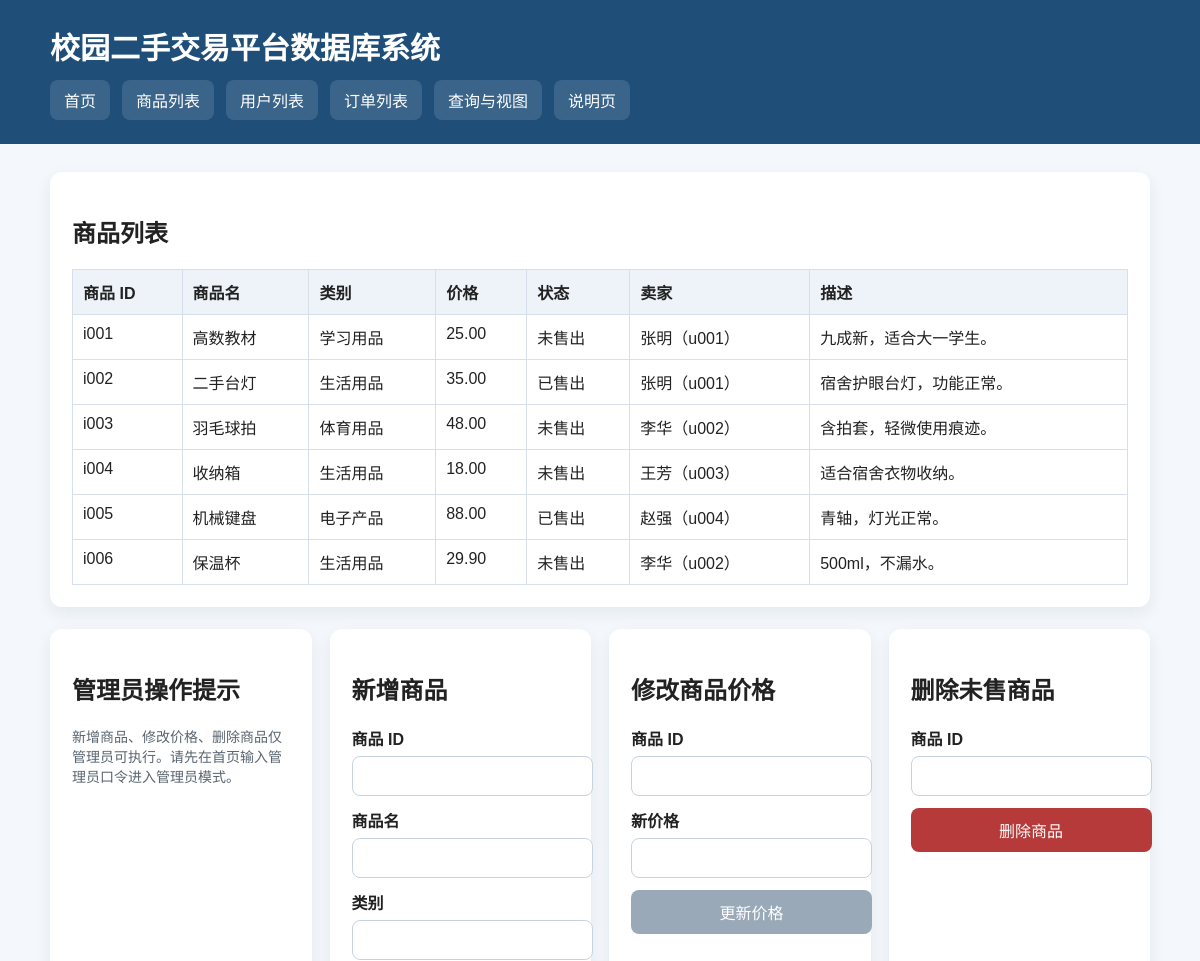
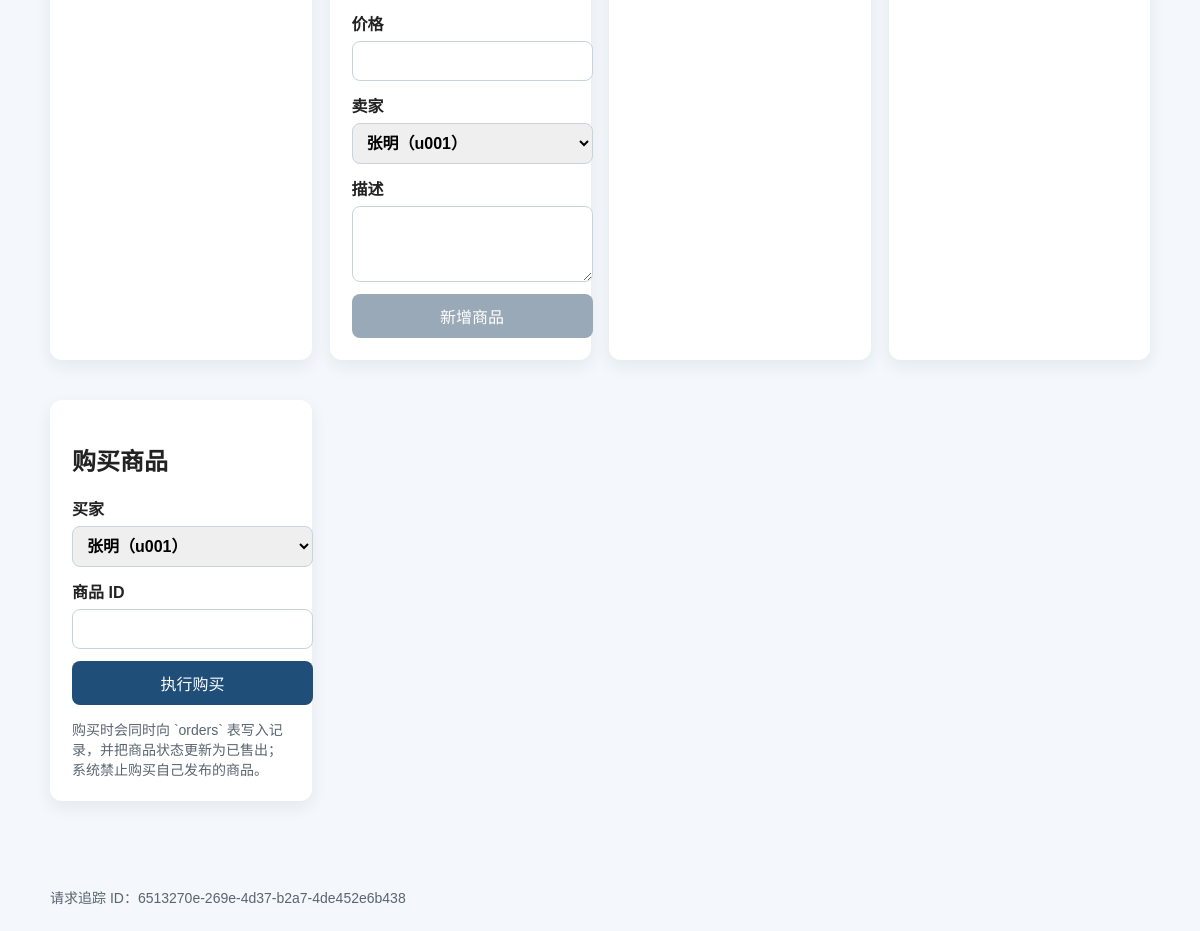
/items, run on the app's committed database (2 pictures, top to bottom).
### tables this page shows
CREATE TABLE item (
    item_id TEXT PRIMARY KEY,
    item_name TEXT NOT NULL,
    category TEXT NOT NULL,
    price REAL NOT NULL CHECK (price >= 0),
    status INTEGER NOT NULL DEFAULT 0 CHECK (status IN (0, 1)),
    seller_id TEXT NOT NULL,
    description TEXT NOT NULL DEFAULT '',
    created_at TEXT NOT NULL DEFAULT (DATE('now')),
    FOREIGN KEY (seller_id) REFERENCES user(user_id)
);

CREATE TABLE user (
    user_id TEXT PRIMARY KEY,
    user_name TEXT NOT NULL,
    phone TEXT NOT NULL,
    email TEXT NOT NULL UNIQUE
);

### app.py (the view, shortened to what this page needs)
@app.route("/items", methods=["GET", "POST"])
def items() -> str:
    item_list = query_db(
        """
        SELECT item.item_id, item.item_name, item.category, item.price, item.status,
               item.description, user.user_name AS seller_name, item.seller_id
        FROM item
        JOIN user ON item.seller_id = user.user_id
        ORDER BY item.item_id
        """
    )
    user_list = query_db("SELECT user_id, user_name FROM user ORDER BY user_id")
    return render_template("items.html", items=item_list, users=user_list)

### app.py (called while the page is built)
def log_event(level: int, message: str, **extra: Any) -> None:
    payload = {"request_id": getattr(g, "request_id", "-")}
    payload.update(extra)
    logger.log(level, f"{message} | {payload}", extra={"request_id": payload["request_id"]})

@app.after_request
def add_security_headers(response):  # type: ignore[no-untyped-def]
    response.headers.setdefault("X-Content-Type-Options", "nosniff")
    response.headers.setdefault("X-Frame-Options", "DENY")
    response.headers.setdefault("Referrer-Policy", "no-referrer")
    response.headers.setdefault("Cache-Control", "no-store")
    response.headers.setdefault("Content-Security-Policy", "default-src 'self'; style-src 'self' 'unsafe-inline'")
    log_event(logging.INFO, "request_completed", method=request.method, path=request.path, status=response.status_code)
    return response

def get_csrf_token() -> str:
    token = session.get("csrf_token")
    if not token:
        token = secrets.token_urlsafe(32)
        session["csrf_token"] = token
    return str(token)

@app.before_request
def csrf_protect():  # type: ignore[no-untyped-def]
    g.request_id = str(uuid.uuid4())
    if request.method in {"POST", "PUT", "PATCH", "DELETE"}:
        sent = request.form.get("csrf_token", "")
        expected = session.get("csrf_token", "")
        if not expected or not sent or not secrets.compare_digest(str(expected), str(sent)):
            abort(403)
        session["csrf_token"] = secrets.token_urlsafe(32)

@app.context_processor
def inject_globals():  # type: ignore[no-untyped-def]
    return {
        "csrf_token": get_csrf_token(),
        "app_env": APP_ENV,
        "is_admin": bool(session.get("is_admin", False)),
        "request_id": getattr(g, "request_id", "-"),
    }

def get_db() -> sqlite3.Connection:
    if "db" not in g:
        ensure_database()
        conn = sqlite3.connect(DATABASE)
        conn.row_factory = sqlite3.Row
        conn.execute("PRAGMA foreign_keys = ON")
        g.db = conn
    return g.db

def query_db(sql: str, params: tuple[Any, ...] = ()) -> list[sqlite3.Row]:
    return get_db().execute(sql, params).fetchall()

def ensure_database() -> None:
    if not DATABASE.exists():
        try:
            init_db()
        except sqlite3.OperationalError:
            pass

### templates/items.html (shortened to what this page needs)
{% extends "base.html" %}
{% block content %}
<section class="card">
    <h2>商品列表</h2>
    <table>
        <thead>
            <tr>
                <th>商品 ID</th>
                <th>商品名</th>
                <th>类别</th>
                <th>价格</th>
                <th>状态</th>
                <th>卖家</th>
                <th>描述</th>
            </tr>
        </thead>
        <tbody>
            {% for item in items %}
            <tr>
                <td>{{ item.item_id }}</td>
                <td>{{ item.item_name }}</td>
                <td>{{ item.category }}</td>
                <td>{{ "%.2f"|format(item.price) }}</td>
                <td>{{ "已售出" if item.status == 1 else "未售出" }}</td>
                <td>{{ item.seller_name }}（{{ item.seller_id }}）</td>
                <td>{{ item.description }}</td>
            </tr>
            {% endfor %}
        </tbody>
    </table>
</section>
<section class="form-grid">
    {% if not is_admin %}
    <article class="card">
        <h2>管理员操作提示</h2>
        <p class="tip">新增商品、修改价格、删除商品仅管理员可执行。请先在首页输入管理员口令进入管理员模式。</p>
    </article>
    {% endif %}
    <article class="card">
        <h2>新增商品</h2>
        <form method="post">
            <label>商品 ID<input type="text" name="item_id" pattern="[A-Za-z0-9_-]{2,20}" required></label>
            <label>商品名<input type="text" name="item_name" maxlength="100" required></label>
            <label>类别<input type="text" name="category" maxlength="30" required></label>
            <label>价格<input type="number" step="0.01" min="0" name="price" required></label>
            <label>卖家
                <select name="seller_id" required>
                    {% for user in users %}
                    <option value="{{ user.user_id }}">{{ user.user_name }}（{{ user.user_id }}）</option>
                    {% endfor %}
                </select>
            </label>
            <label>描述<textarea name="description" rows="3" maxlength="300" required></textarea></label>
            <button type="submit" {% if not is_admin %}disabled{% endif %}>新增商品</button>
        </form>
    </article>
    <article class="card">
        <h2>修改商品价格</h2>
        <form method="post">
            <label>商品 ID<input type="text" name="item_id" pattern="[A-Za-z0-9_-]{2,20}" required></label>
            <label>新价格<input type="number" step="0.01" min="0" name="new_price" required></label>
            <button type="submit" {% if not is_admin %}disabled{% endif %}>更新价格</button>
        </form>
    </article>
    <article class="card">
        <h2>删除未售商品</h2>
        <form method="post">
            <label>商品 ID<input type="text" name="item_id" pattern="[A-Za-z0-9_-]{2,20}" required></label>
            <button type="submit" class="danger" {% if not is_admin %}disabled{% endif %}>删除商品</button>
        </form>
    </article>
    <article class="card">
        <h2>购买商品</h2>
        <form method="post">
            <label>买家
                <select name="buyer_id" required>
                    {% for user in users %}
                    <option value="{{ user.user_id }}">{{ user.user_name }}（{{ user.user_id }}）</option>
                    {% endfor %}
                </select>
            </label>
            <label>商品 ID<input type="text" name="item_id" pattern="[A-Za-z0-9_-]{2,20}" required></label>
            <button type="submit">执行购买</button>
        </form>
        <p class="tip">购买时会同时向 `orders` 表写入记录，并把商品状态更新为已售出；系统禁止购买自己发布的商品。</p>
    </article>
</section>
{% endblock %}

### templates/base.html (shortened to what this page needs)
<!doctype html>
<html lang="zh-CN">
<head>
    <link rel="stylesheet" href="{{ url_for('static', filename='style.css') }}">
</head>
<body>
    <header class="site-header">
        <div class="container">
            <h1>校园二手交易平台数据库系统</h1>
            <nav class="nav">
                <a href="{{ url_for('index') }}">首页</a>
                <a href="{{ url_for('items') }}">商品列表</a>
                <a href="{{ url_for('users') }}">用户列表</a>
                <a href="{{ url_for('orders') }}">订单列表</a>
                <a href="{{ url_for('queries') }}">查询与视图</a>
                <a href="{{ url_for('report') }}">说明页</a>
            </nav>
        </div>
    </header>
    <main class="container">
        {% block content %}{% endblock %}
    </main>
    <footer class="container">
        <p class="tip">请求追踪 ID：{{ request_id }}</p>
    </footer>
</body>
</html>

### static/style.css (style rules this page uses)
body { margin: 0; font-family: "Microsoft YaHei", sans-serif; background: #f4f7fb; color: #222; }
.container { width: min(1100px, 92%); margin: 0 auto; }
.site-header { background: #1f4e79; color: #fff; padding: 24px 0; }
.site-header h1 { margin: 0 0 12px; font-size: 30px; }
.nav { display: flex; flex-wrap: wrap; gap: 12px; }
.nav a { color: #fff; text-decoration: none; padding: 8px 14px; background: rgba(255, 255, 255, 0.12); border-radius: 8px; }
main { padding: 28px 0 50px; }
.card { background: #fff; border-radius: 12px; padding: 22px; margin-bottom: 22px; box-shadow: 0 6px 16px rgba(31, 78, 121, 0.08); }
.stats-grid, .form-grid, .guide-grid { display: grid; gap: 18px; }
.form-grid { grid-template-columns: repeat(auto-fit, minmax(240px, 1fr)); }
table { width: 100%; border-collapse: collapse; margin-top: 12px; }
th, td { border: 1px solid #d7e0ea; padding: 10px; text-align: left; vertical-align: top; }
th { background: #edf3f8; }
form { display: grid; gap: 12px; }
label { display: grid; gap: 6px; font-weight: 600; }
input, select, textarea, button { font: inherit; padding: 10px; border-radius: 8px; border: 1px solid #c7d3df; }
button { background: #1f4e79; color: #fff; cursor: pointer; border: none; }
button:disabled { background: #9aa9b8; cursor: not-allowed; }
button.danger { background: #b63a3a; }
.tip { color: #5a6570; font-size: 14px; margin-bottom: 0; }
footer.container { padding-bottom: 24px; }

### data on the page
item: item_id "i001", item_name "高数教材", category "学习用品", price "25.00", status "未售出", seller_name "张明", seller_id "u001", description "九成新，适合大一学生。"
item: item_id "i002", item_name "二手台灯", category "生活用品", price "35.00", status "已售出", seller_name "张明", seller_id "u001", description "宿舍护眼台灯，功能正常。"
item: item_id "i003", item_name "羽毛球拍", category "体育用品", price "48.00", status "未售出", seller_name "李华", seller_id "u002", description "含拍套，轻微使用痕迹。"
item: item_id "i004", item_name "收纳箱", category "生活用品", price "18.00", status "未售出", seller_name "王芳", seller_id "u003", description "适合宿舍衣物收纳。"
item: item_id "i005", item_name "机械键盘", category "电子产品", price "88.00", status "已售出", seller_name "赵强", seller_id "u004", description "青轴，灯光正常。"
item: item_id "i006", item_name "保温杯", category "生活用品", price "29.90", status "未售出", seller_name "李华", seller_id "u002", description "500ml，不漏水。"

### other printed values
{{ request_id }} "6513270e-269e-4d37-b2a7-4de452e6b438"
form field seller_id "张明（u001）"
form field buyer_id "张明（u001）"
